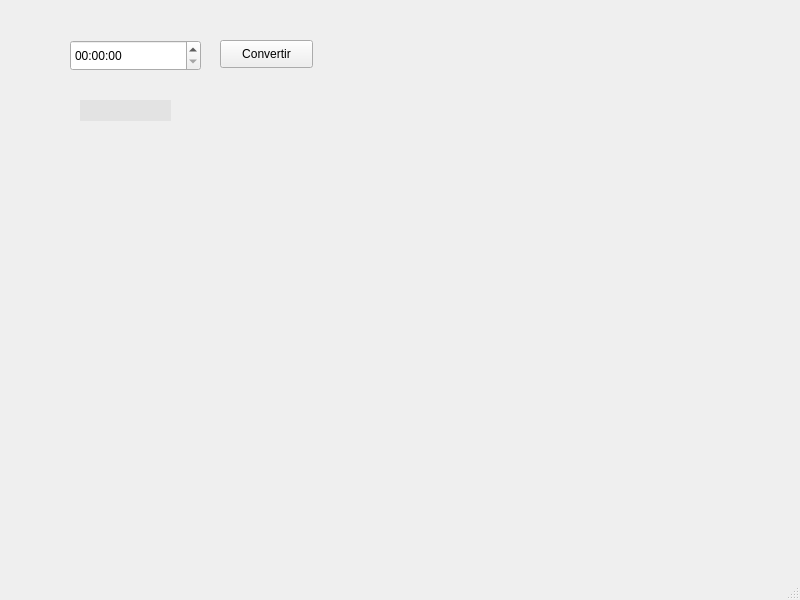
<?xml version="1.0" encoding="UTF-8"?>
<ui version="4.0">
 <class>MainWindow</class>
 <widget class="QMainWindow" name="MainWindow">
  <property name="geometry">
   <rect>
    <x>0</x>
    <y>0</y>
    <width>800</width>
    <height>600</height>
   </rect>
  </property>
  <property name="windowTitle">
   <string>MainWindow</string>
  </property>
  <widget class="QWidget" name="centralwidget">
   <widget class="QTimeEdit" name="timeEdit">
    <property name="geometry">
     <rect>
      <x>70</x>
      <y>40</y>
      <width>131</width>
      <height>31</height>
     </rect>
    </property>
   </widget>
   <widget class="QPushButton" name="btnConvertir">
    <property name="geometry">
     <rect>
      <x>220</x>
      <y>40</y>
      <width>93</width>
      <height>28</height>
     </rect>
    </property>
    <property name="text">
     <string>Convertir</string>
    </property>
   </widget>
   <widget class="QLabel" name="labelResultado">
    <property name="geometry">
     <rect>
      <x>80</x>
      <y>100</y>
      <width>91</width>
      <height>21</height>
     </rect>
    </property>
    <property name="styleSheet">
     <string notr="true">background-color: rgb(227, 227, 227);</string>
    </property>
    <property name="text">
     <string/>
    </property>
   </widget>
  </widget>
  <widget class="QMenuBar" name="menubar">
   <property name="geometry">
    <rect>
     <x>0</x>
     <y>0</y>
     <width>800</width>
     <height>26</height>
    </rect>
   </property>
  </widget>
  <widget class="QStatusBar" name="statusbar"/>
 </widget>
 <resources/>
 <connections/>
</ui>
